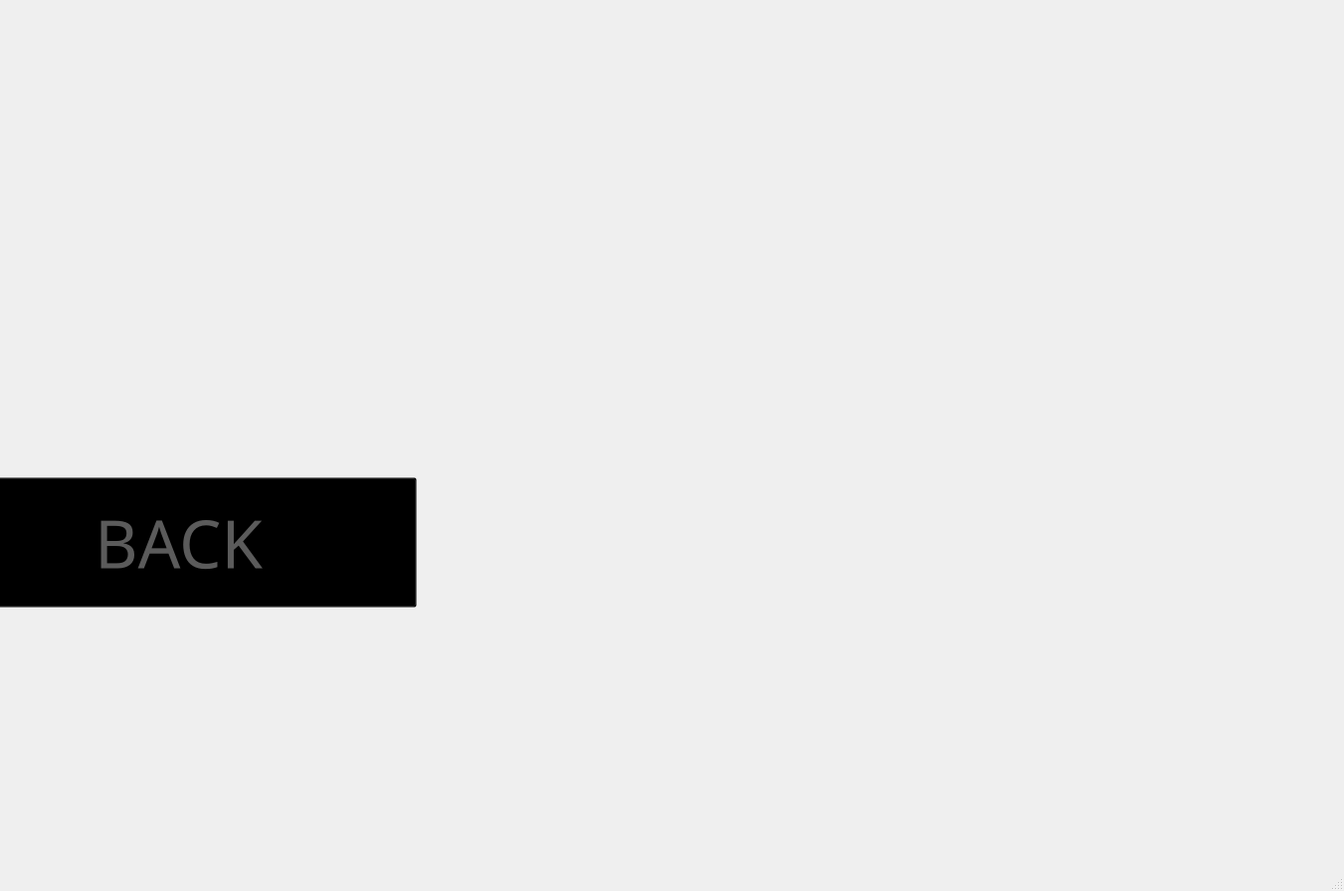
<?xml version="1.0" encoding="UTF-8"?>
<ui version="4.0">
 <class>MainWindow</class>
 <widget class="QMainWindow" name="MainWindow">
  <property name="geometry">
   <rect>
    <x>0</x>
    <y>0</y>
    <width>1351</width>
    <height>896</height>
   </rect>
  </property>
  <property name="windowTitle">
   <string>MainWindow</string>
  </property>
  <widget class="QWidget" name="centralwidget">
   <widget class="QLabel" name="label">
    <property name="geometry">
     <rect>
      <x>10</x>
      <y>20</y>
      <width>1000</width>
      <height>600</height>
     </rect>
    </property>
    <property name="text">
     <string/>
    </property>
    <property name="pixmap">
     <pixmap>leaderboard_bg.png</pixmap>
    </property>
   </widget>
   <widget class="QPushButton" name="back_button">
    <property name="geometry">
     <rect>
      <x>-60</x>
      <y>480</y>
      <width>479</width>
      <height>131</height>
     </rect>
    </property>
    <property name="font">
     <font>
      <family>Justice Chrome</family>
      <pointsize>50</pointsize>
     </font>
    </property>
    <property name="styleSheet">
     <string notr="true">background-color: rgba(0, 0, 0, 0);
color: rgb(91, 91, 91);
</string>
    </property>
    <property name="text">
     <string>BACK</string>
    </property>
   </widget>
   <widget class="QLabel" name="score_label_1">
    <property name="geometry">
     <rect>
      <x>90</x>
      <y>60</y>
      <width>550</width>
      <height>41</height>
     </rect>
    </property>
    <property name="font">
     <font>
      <family>Justice Chrome</family>
      <pointsize>25</pointsize>
     </font>
    </property>
    <property name="styleSheet">
     <string notr="true">background-color: rgba(0, 0, 0, 0);
color: rgb(91, 91, 91);
</string>
    </property>
    <property name="text">
     <string/>
    </property>
   </widget>
   <widget class="QLabel" name="score_label_2">
    <property name="geometry">
     <rect>
      <x>90</x>
      <y>100</y>
      <width>550</width>
      <height>41</height>
     </rect>
    </property>
    <property name="font">
     <font>
      <family>Justice Chrome</family>
      <pointsize>25</pointsize>
     </font>
    </property>
    <property name="styleSheet">
     <string notr="true">background-color: rgba(0, 0, 0, 0);
color: rgb(91, 91, 91);
</string>
    </property>
    <property name="text">
     <string/>
    </property>
   </widget>
   <widget class="QLabel" name="score_label_3">
    <property name="geometry">
     <rect>
      <x>90</x>
      <y>140</y>
      <width>550</width>
      <height>41</height>
     </rect>
    </property>
    <property name="font">
     <font>
      <family>Justice Chrome</family>
      <pointsize>25</pointsize>
     </font>
    </property>
    <property name="styleSheet">
     <string notr="true">background-color: rgba(0, 0, 0, 0);
color: rgb(91, 91, 91);
</string>
    </property>
    <property name="text">
     <string/>
    </property>
   </widget>
   <widget class="QLabel" name="score_label_4">
    <property name="geometry">
     <rect>
      <x>90</x>
      <y>180</y>
      <width>550</width>
      <height>41</height>
     </rect>
    </property>
    <property name="font">
     <font>
      <family>Justice Chrome</family>
      <pointsize>25</pointsize>
     </font>
    </property>
    <property name="styleSheet">
     <string notr="true">background-color: rgba(0, 0, 0, 0);
color: rgb(91, 91, 91);
</string>
    </property>
    <property name="text">
     <string/>
    </property>
   </widget>
   <widget class="QLabel" name="score_label_5">
    <property name="geometry">
     <rect>
      <x>90</x>
      <y>220</y>
      <width>550</width>
      <height>41</height>
     </rect>
    </property>
    <property name="font">
     <font>
      <family>Justice Chrome</family>
      <pointsize>25</pointsize>
     </font>
    </property>
    <property name="styleSheet">
     <string notr="true">background-color: rgba(0, 0, 0, 0);
color: rgb(91, 91, 91);
</string>
    </property>
    <property name="text">
     <string/>
    </property>
   </widget>
   <widget class="QLabel" name="score_label_6">
    <property name="geometry">
     <rect>
      <x>90</x>
      <y>260</y>
      <width>550</width>
      <height>41</height>
     </rect>
    </property>
    <property name="font">
     <font>
      <family>Justice Chrome</family>
      <pointsize>25</pointsize>
     </font>
    </property>
    <property name="styleSheet">
     <string notr="true">background-color: rgba(0, 0, 0, 0);
color: rgb(91, 91, 91);
</string>
    </property>
    <property name="text">
     <string/>
    </property>
   </widget>
   <widget class="QLabel" name="score_label_7">
    <property name="geometry">
     <rect>
      <x>90</x>
      <y>300</y>
      <width>550</width>
      <height>41</height>
     </rect>
    </property>
    <property name="font">
     <font>
      <family>Justice Chrome</family>
      <pointsize>25</pointsize>
     </font>
    </property>
    <property name="styleSheet">
     <string notr="true">background-color: rgba(0, 0, 0, 0);
color: rgb(91, 91, 91);
</string>
    </property>
    <property name="text">
     <string/>
    </property>
   </widget>
   <widget class="QLabel" name="score_label_8">
    <property name="geometry">
     <rect>
      <x>90</x>
      <y>340</y>
      <width>550</width>
      <height>41</height>
     </rect>
    </property>
    <property name="font">
     <font>
      <family>Justice Chrome</family>
      <pointsize>25</pointsize>
     </font>
    </property>
    <property name="styleSheet">
     <string notr="true">background-color: rgba(0, 0, 0, 0);
color: rgb(91, 91, 91);
</string>
    </property>
    <property name="text">
     <string/>
    </property>
   </widget>
   <widget class="QLabel" name="score_label_9">
    <property name="geometry">
     <rect>
      <x>90</x>
      <y>380</y>
      <width>550</width>
      <height>41</height>
     </rect>
    </property>
    <property name="font">
     <font>
      <family>Justice Chrome</family>
      <pointsize>25</pointsize>
     </font>
    </property>
    <property name="styleSheet">
     <string notr="true">background-color: rgba(0, 0, 0, 0);
color: rgb(91, 91, 91);
</string>
    </property>
    <property name="text">
     <string/>
    </property>
   </widget>
   <widget class="QLabel" name="score_label_10">
    <property name="geometry">
     <rect>
      <x>80</x>
      <y>420</y>
      <width>550</width>
      <height>41</height>
     </rect>
    </property>
    <property name="font">
     <font>
      <family>Justice Chrome</family>
      <pointsize>25</pointsize>
     </font>
    </property>
    <property name="styleSheet">
     <string notr="true">background-color: rgba(0, 0, 0, 0);
color: rgb(91, 91, 91);
</string>
    </property>
    <property name="text">
     <string/>
    </property>
   </widget>
  </widget>
  <widget class="QMenuBar" name="menubar">
   <property name="geometry">
    <rect>
     <x>0</x>
     <y>0</y>
     <width>1351</width>
     <height>26</height>
    </rect>
   </property>
  </widget>
  <widget class="QStatusBar" name="statusbar"/>
 </widget>
 <resources/>
 <connections/>
</ui>
